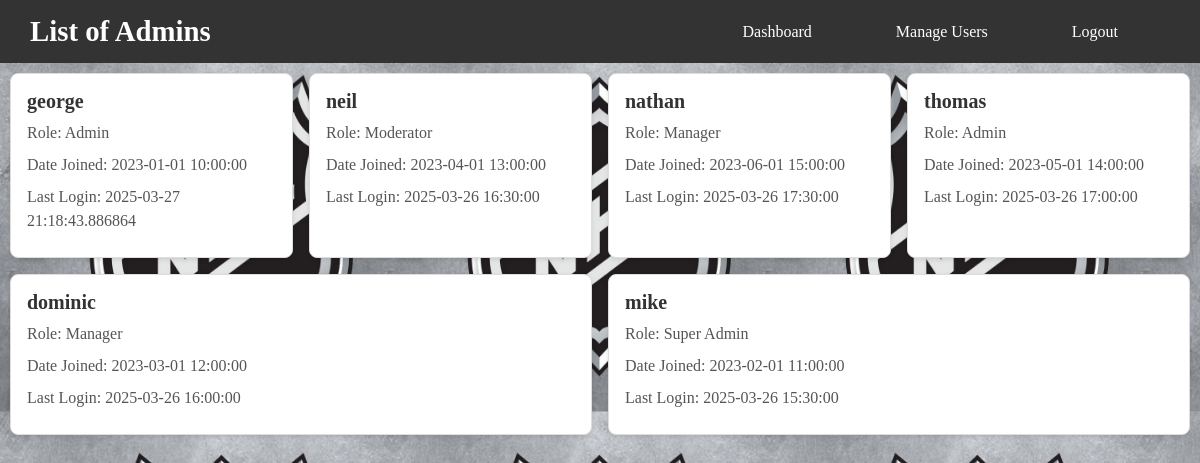
The app's page /admin_table (signed in), older data.
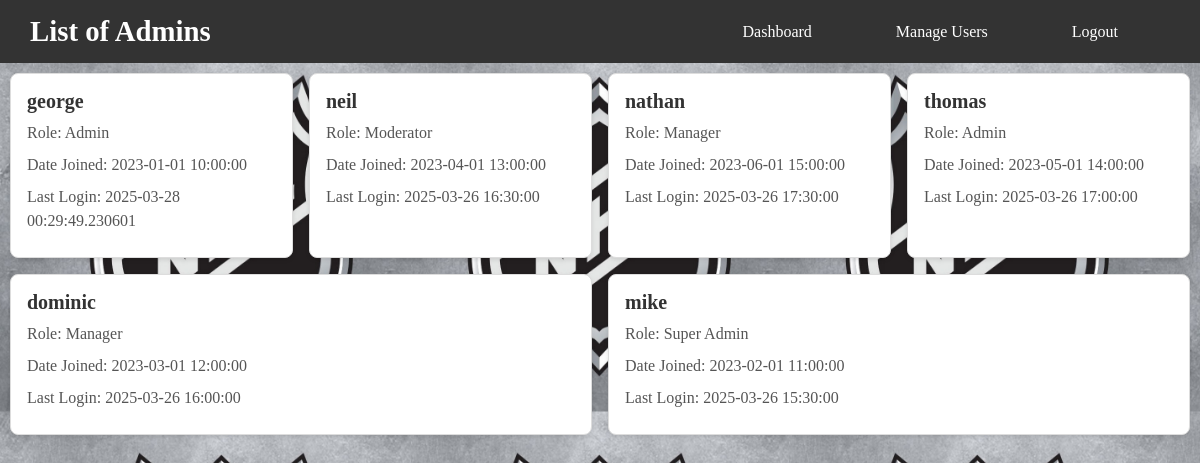
The same page, newer data.
### app/app.py (models this page shows)
class Admin(UserMixin, db.Model):
    __tablename__ = 'admin'
    __table_args__ = {'extend_existing': True}
    id = db.Column(db.Integer, primary_key=True)
    username = db.Column(db.String(80), unique=True, nullable=False)
    password = db.Column(db.String(80), unique=True, nullable=False)
    role = db.Column(db.String(50), nullable=False, default="Admin")
    last_login = db.Column(db.DateTime, default=datetime, onupdate=datetime.utcnow)
    date_joined = db.Column(db.DateTime, default=datetime.utcnow)

### app/app.py (the view)
@app.route("/admin_table")
@login_required
def admin_table():
    admins = Admin.query.all()
    return render_template("Admin/admin_table.html", admins=admins)

### app/app.py (called while the page is built)
@login_manager.user_loader
def load_user(user_id):
    admin_user = Admin.query.get(int(user_id))  # Check if the user is an admin
    if admin_user:
        return admin_user
    user = User.query.get(int(user_id))     # Check if the user is a regular user
    return user

### app/templates/Admin/admin_table.html (shortened to what this page needs)
<!DOCTYPE html>
<html lang="en">
<head>
    <link href="{{ url_for('static', filename='CSS/pages/adminStyles.css') }}" rel="stylesheet" type="text/css">
    <link href="{{ url_for('static', filename='CSS/components/basics.css') }}" rel="stylesheet" type="text/css">
    <link href="{{ url_for('static', filename='CSS/components/container.css') }}" rel="stylesheet" type="text/css">
    <link href="{{ url_for('static', filename='CSS/pages/index.css') }}" rel="stylesheet" type="text/css">
</head>
<body>
    <header>
        <nav class="navbar">
            <h1>List of Admins</h1>
            <ul class="nav-links">
                <li><a href="{{ url_for('admin_home') }}">Dashboard</a></li>
                <li><a href="{{ url_for('manage_users') }}">Manage Users</a></li>
                <li><a href="{{ url_for('logout') }}">Logout</a></li>
            </ul>
        </nav>
    </header>
    <main>
        <div class="user-card-container">
            {% for admin in admins %}
                    <div class="user-card">
                        <h3>{{ admin.username }}</h3>
                        <p>Role: {{ admin.role }}</p>
                        <p>Date Joined: {{ admin.date_joined }}</p>
                        <p>Last Login: {{ admin.last_login }}</p>
                    </div>
            {% endfor %}
        </div>
    </main>
</body>
</html>

Row changes from the older to the newer data that the page shows:
changed Admin "george": last_login "2025-03-27 21:18:43.886864" → "2025-03-28 00:29:49.230601"
